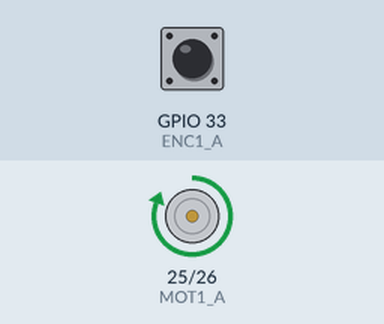
Recording of a program running on a simulated ESP32. On the bench: motor-driver pin pairs drawn as motors (green arrow = first pin HIGH = forward, orange = second pin HIGH = backward, longer = more drive). Inputs (shaded band) come from the test bench; at power-on: GPIO 33 (ENC1_A) HIGH. Random numbers use the default seed unless the program sets one; what the program prints to the serial monitor is not drawn.

Above: at 0.1 s.
Timing chart, 0 to 4.1 s (numbered marks = the images above):
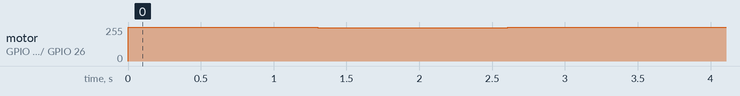

Measured:
- by itself, motor on GPIO 25 (MOT1_A) / GPIO 26 (MOT1_B): stopped → forward 255/255 at 0.00 s, → forward 249/255 1.3 s later, → forward 255/255 1.3 s later

The program:

main.cpp
```cpp
#include <Arduino.h>
#include <esp_now.h>
#include "WIFI.h"
#include "motor_control.hpp"
#include "encoder_reading.hpp"
#include "agv_kinematics.hpp"
#include "esp_now_sender.hpp"


// Variables for encoder value reading
double angle_reading = 0;
double deltaT = 0;
long t = 0;
long t_prev = 0;
double y = 0,u = 0;
int dir = 0, pwmPID = 0;


// Variables for PID controllers
double error = 0, error_prev = 0;
double speed_input= -150;
double integration = 0.0, derivative = 0;

//PID constants
double Kp = 1.57;
double Kd = 0.005; //0.0005
double Ki = 0.6; //0.5


void calculate_time(){
    // Calculate the delta T
    t = micros();
    deltaT = ((double)(t - t_prev))/1.0e6;
    t_prev = t;
}

void setup(){
   pinMode(25, OUTPUT);
   pinMode(26, OUTPUT);
   Init_Encoder();
   esp_now_setup();
   Serial.begin(115200);
}

void PID(double deltaT)
{

    if(isnan(integration))
    {
      integration = 0;
    }
    error = speed_input - actual_speed;
    integration = integration + (error*deltaT);
    derivative = (error-error_prev)/deltaT;
    // PID calculation
    u = (Kp*error) + (Kd*derivative) + (Ki*integration);
    y = u/360*255;//Map the u value to 0-255
    error_prev = error;
}


void setMotor(int dir, int pwmVal){

  if(dir == 1){
    analogWrite(25,0);
    analogWrite(26,pwmVal);
  }
  else if(dir == -1)
  {
    analogWrite(25,pwmVal);
    analogWrite(26,0);
  }
//   else
//   {
//     digitalWrite(in1,LOW);
//     digitalWrite(in2,LOW);
//     pwmVal = 0;
//   }


}

void drive_motor()
{
    if(u>0)
    {
      dir = 1;
    }
    else if(u<0)
    {
      dir = -1;
    }

    pwmPID = (int) fabs(y);
    if(pwmPID > 255)
    {
      pwmPID = 255;
    }
    if(pwmPID < 30 )
    {
      pwmPID = 30;
    }
  setMotor(dir, pwmPID);
}


void loop(){
    calculate_time();
    // digitalWrite(25, HIGH);
    // digitalWrite(26, LOW);
    Get_Speed(deltaT);
    PID(deltaT);
    drive_motor();
    // Encoder reading
    angle_reading = Get_Angle();
    Serial.print("Angle result: ");
    Serial.println(angle_reading);


    Serial.print("Speed result: ");
    Serial.println(actual_speed);

    Serial.print("pwmpid: ");
    Serial.println(pwmPID);

    Serial.print("i: ");
    Serial.println(integration);

    Serial.print("d: ");
    Serial.println(derivative);

    esp_now_send_message();
    delay(300);

}
```

agv_kinematics.hpp
```cpp
#ifndef HEADER_HPP
#define HEADER_HPP

struct Forward_Output {
    double xm_dot;
    double ym_dot;
    double phi_dot;
};


struct Inverse_Output {
    double v1;
    double v2;
    double v3;
    double v4;
};


struct Forward_Output calculate_forward_kinematics(double v1_in, double v2_in, double v3_in, double v4_in);
struct Inverse_Output calculate_inverse_kinematics(double xm_dot_in, double ym_dot_in, double phi_dot_in);


#endif // HEADER_HPP
```

encoder_reading.hpp
```cpp
#include <Arduino.h>
#ifndef ENC_READ_H
#define ENC_READ_H
extern volatile long int cnt1; // Volatile as it changed during interrupt
extern double th1;             // Position angle in degrees
extern volatile long int count_a_prev;
extern volatile long int count_a;
extern double raw_speed;
extern double actual_speed;
void readEncoder1();

void Init_Encoder();

double Get_Angle();

void Get_Speed(double deltaT);

#endif
```

esp_now_sender.hpp
```cpp
#ifndef ESP_NOW_HPP
#define ESP_NOW_HPP

#include <Arduino.h>
#include "WIFI.h"
#include <esp_now.h>

typedef struct struct_message {
  double v1_bottom_left;
  double v2_bottom_right;
  double v3_top_left;
  double v4_top_right;
} struct_message;


void OnDataSent(const uint8_t*, esp_now_send_status_t);
void esp_now_setup();
void esp_now_send_message();

#endif // HEADER_HPP
```

motor_control.hpp
```cpp
#include <Arduino.h>
#ifndef MOTOR_CONTROL_H
#define MOTOR_CONTROL_H
//============================================================
void Init_Motor();
//============================================================
void Send_PWM(int, int, double, int);

//============================================================
void Run_Motor();

void Run_Max_Speed();
#endif
```

agv_kinematics.cpp
```cpp
#include "agv_kinematics.hpp"


#define L_val 1
#define d_val 1


struct Forward_Output calculate_forward_kinematics(double v1_in, double v2_in, double v3_in, double v4_in){
    Forward_Output Forward_Result;
    Forward_Result.xm_dot = 0.25 * (v1_in + v2_in + v3_in + v4_in);
    Forward_Result.ym_dot = 0.25 * (v2_in + v4_in - v1_in - v3_in);
    Forward_Result.phi_dot = (0.25 / (L_val + d_val)) * (v3_in + v4_in - v1_in - v2_in);
    return Forward_Result;
}


struct Inverse_Output calculate_inverse_kinematics(double xm_dot_in, double ym_dot_in, double phi_dot_in){
    Inverse_Output Inverse_Result;
    Inverse_Result.v1 = xm_dot_in - ym_dot_in - phi_dot_in * (L_val + d_val);
    Inverse_Result.v2 = xm_dot_in + ym_dot_in - phi_dot_in * (L_val + d_val);
    Inverse_Result.v3 = xm_dot_in - ym_dot_in + phi_dot_in * (L_val + d_val);
    Inverse_Result.v4 = xm_dot_in + ym_dot_in + phi_dot_in * (L_val + d_val);
    return Inverse_Result;
}
```

encoder_reading.cpp
```cpp
#include <Arduino.h>
#include "encoder_reading.hpp"

#define ENC1_A 33    // MOT 1A
#define ENC1_B 32  // MOT 1B
#define ENC_RES 330 // Encoder resolution*Gearbox ratio: 11*30

volatile long int cnt1 = 0; // Volatile as it changed during interrupt
double th1 = 0;             // Position angle in degrees
volatile long int count_a_prev = 0;
volatile long int count_a = 0;
double raw_speed = 0;
double actual_speed = 0;

//================================================================================
void readEncoder1()
{
    int b = digitalRead(ENC1_B);
    cnt1 = (b > 0) ? (cnt1 + 1) : (cnt1 - 1);


}

void Init_Encoder()
{
    pinMode(ENC1_A, INPUT);
    pinMode(ENC1_B, INPUT);
    attachInterrupt(digitalPinToInterrupt(ENC1_A), readEncoder1, RISING);
}

double Get_Angle()
{
    th1 = cnt1 * 360 / ENC_RES; // Conversion between encoder count and degree
    return th1;
}

void Get_Speed(double deltaT){
    raw_speed = (cnt1 - count_a_prev) / deltaT;
    count_a_prev = cnt1;

    // Convert raw to real speed
    actual_speed = (raw_speed /330) * 60;
}
```

esp_now_sender.cpp
```cpp
#include <Arduino.h>
#include "WIFI.h"
#include <esp_now.h>
#include "esp_now_sender.hpp"


int int_num = 0;
float float_num = 0;
bool bool_num = false;

uint8_t broadcastAddress[] = {0x48, 0xE7, 0x29, 0x95, 0xF5, 0x44}; // to be modified later

// Create a structured object
struct_message message;

// Peer info
esp_now_peer_info_t peerInfo;

void OnDataSent(const uint8_t *mac_addr, esp_now_send_status_t status){
  Serial.print("\r\nLast Packet Send Status: ");
  Serial.print(status == ESP_NOW_SEND_SUCCESS ? "Successful delivery" : "Failed delivery");
}


void esp_now_setup() {
  // Set ESP32 as a Wi-Fi station
  WiFi.mode(WIFI_MODE_STA);

  // Fetch the MAC address
  // Serial.print("MAC address: ");
  // Serial.println(WiFi.macAddress());

  // Initialize ESP-NOW
  if (esp_now_init() != ESP_OK) {
    Serial.println("Error initializing ESP-NOW");
    return;
  }

  // Register the send callback
  esp_now_register_send_cb(OnDataSent);

  // Register peer
  memcpy(peerInfo.peer_addr, broadcastAddress, 6);
  peerInfo.channel = 0;
  peerInfo.encrypt = false;

  // Add peer
  if (esp_now_add_peer(&peerInfo)!= ESP_OK){
    Serial.println("Failed to add peer");
    return;
  }
}

void esp_now_send_message() {
  // put your main code here, to run repeatedly:

  // Function validation
  int_num = random(1, 100);
  message.v1_bottom_left = int_num * 1.2;
  message.v2_bottom_right = int_num * 1.5;
  message.v3_top_left = int_num * 1.7;
  message.v4_top_right = int_num * 1.9;

  // Send message via ESP-NOW
  esp_err_t result = esp_now_send(broadcastAddress, (uint8_t *)&message, sizeof(message));

  if (result == ESP_OK) {
    Serial.println("Sent with success");
  } else {
    Serial.println("Error sending the data");
  }

  delay(1000);
}
```

motor_control.cpp
```cpp
#include <Arduino.h>
#include "motor_control.hpp"

#define MOT1_A 25 // MOT 1A
#define MOT1_B 26 // MOT 1B

#define MOT1_Channel 0 // MOT 1 channel

#define PWM_FREQ 10000 // PWM Frequency: 10kHz
#define PWM_RES 8      // PWM resolution 255

double MOT1_cmd = 0; // MOT1 command [-255; 255]

//============================================================
void Init_Motor()
{
    pinMode(MOT1_A, OUTPUT);
    pinMode(MOT1_B, OUTPUT);
    ledcSetup(MOT1_Channel, PWM_FREQ, PWM_RES);
}
//============================================================
void Send_PWM(int PINA, int PINB, double mot_cmd, int channel)
{
    // Reverse direction, if the mot_cmd is from [-255; 0]
    if (mot_cmd < 0)
    {
        ledcAttachPin(PINB, channel);
        ledcDetachPin(PINA);
        digitalWrite(PINA, LOW);
        ledcWrite(channel, abs(mot_cmd));
    }
    // Forward direction, if the mot_cmd is from [0; 255];
    else
    {
        ledcAttachPin(PINA, channel);
        ledcDetachPin(PINB);
        digitalWrite(PINB, LOW);
        ledcWrite(channel, abs(mot_cmd));
    }
}

//============================================================
void Run_Motor()
{
    Send_PWM(MOT1_A, MOT1_B, MOT1_cmd, MOT1_Channel);
}

void Run_Max_Speed(){
    digitalWrite(MOT1_A, HIGH);
    digitalWrite(MOT1_B, LOW);
}
```
